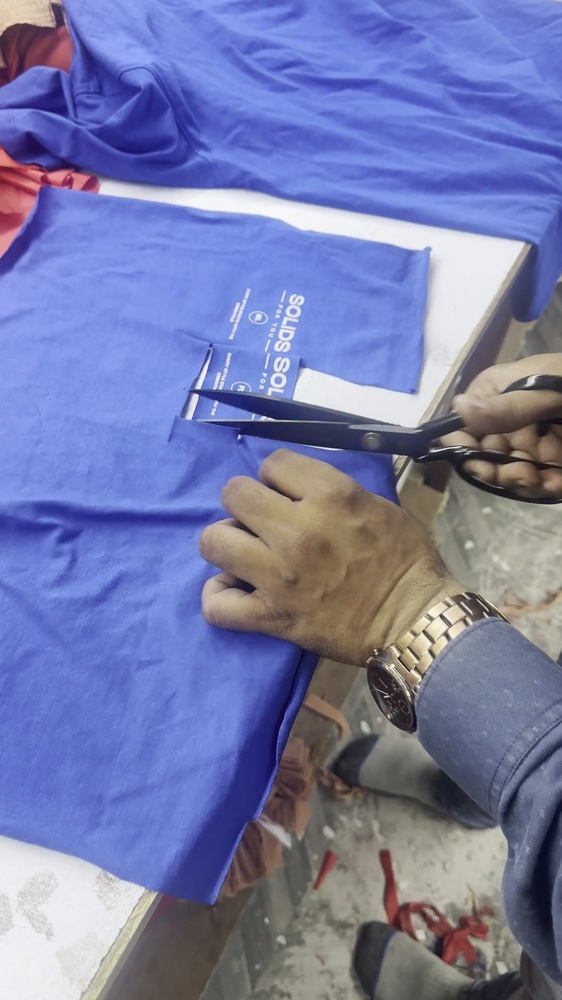
#> input picture amazon/brand-story-images/src/cutting-tee-frame.jpg, 562 x 1000 px, shrunk from 1080 x 1920 before the run
$ python cutout.py cutting-tee-frame.jpg tee-flatlay-upright.jpg 5
#> lines starting #> are read from the running program, lines starting #| are printed output that depends on the picture; after the words box and inside, x2 and y2 are one past the last pixel; in counts of white or black regions, pixels touching at a corner belong together
# Cut a product out of a white studio background: flood the white from the borders, soft edge, defringe.
import sys, numpy as np
from PIL import Image, ImageDraw, ImageFilter
src, out, tol = sys.argv[1], sys.argv[2], int(sys.argv[3])
im = Image.open(src).convert('RGB'); a = np.asarray(im).astype(np.float32)
#> further down, im is the input picture: PIL image 562x1000 RGB; mean R, G, B 117.8, 123.6, 169.4
mn = a.min(axis=2)
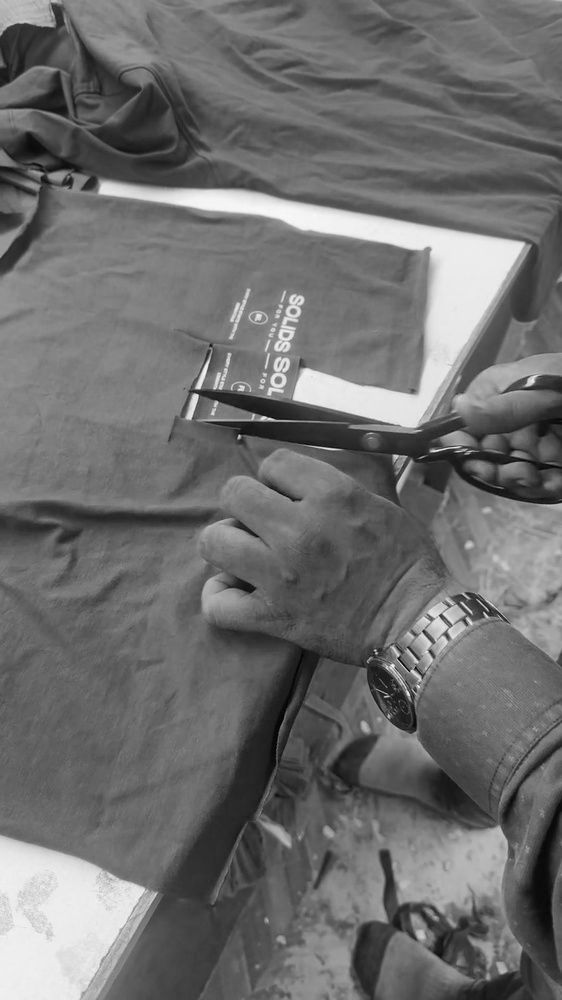
#> mn: shape (1000, 562) float32; min 0, max 252, mean 110.2
bgish = (mn >= 255 - tol).astype(np.uint8) * 255
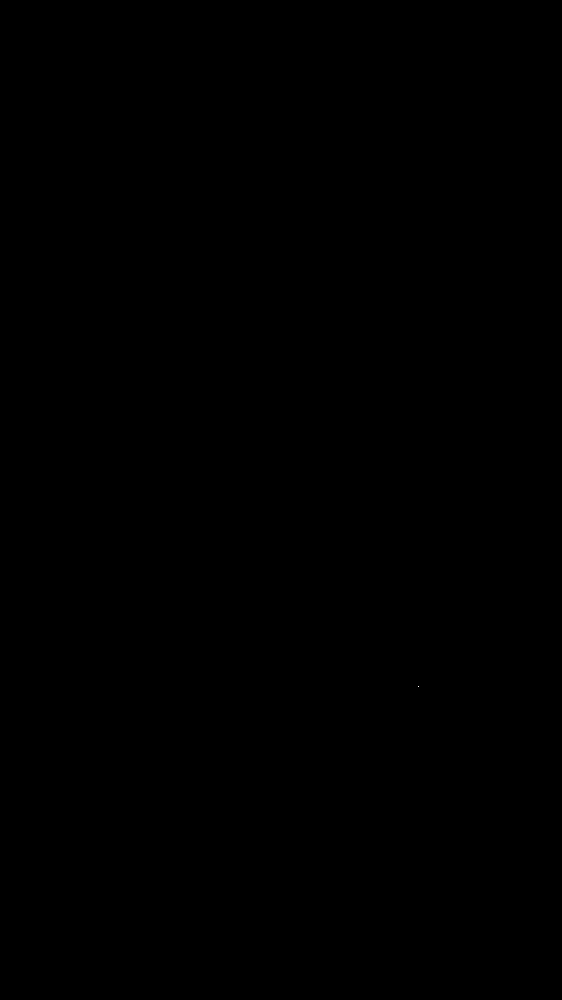
#> bgish: shape (1000, 562); 0% white in thin lines or dots, all inside (x1, y1, x2, y2) = (418, 686, 419, 687)
m = Image.fromarray(bgish, 'L').copy(); W, H = m.size
#> after `W, H = m.size`: W = 562; H = 1000
for x in range(0, W, 16):
    for y in (0, H - 1):
        if m.getpixel((x, y)) == 255: ImageDraw.floodfill(m, (x, y), 128)
for y in range(0, H, 16):
    for x in (0, W - 1):
        if m.getpixel((x, y)) == 255: ImageDraw.floodfill(m, (x, y), 128)
bg = (np.asarray(m) == 128)
#> bg: shape (1000, 562) bool; every value is 0
# grow the background by 1px into the antialiased rim, then feather
bgimg = Image.fromarray((bg * 255).astype(np.uint8)).filter(ImageFilter.MaxFilter(3))
alpha = 255 - np.asarray(bgimg.filter(ImageFilter.GaussianBlur(1.2))).astype(np.float32)
#> alpha: shape (1000, 562) float32; every value is 255
al = np.clip(alpha / 255, 0, 1)[..., None]
#> al: shape (1000, 562, 1) float32; every value is 1
# defringe: remove the white the rim was blended with
rgb = np.where(al > 0.02, (a - (1 - al) * 255) / np.maximum(al, 0.02), 0)
rgb = np.clip(rgb, 0, 255)
o = np.dstack([rgb, al[..., 0] * 255]).astype(np.uint8)
Image.fromarray(o, 'RGBA').crop(Image.fromarray(o[..., 3]).getbbox()).save(out)
print(out, 'bg share %.2f' % bg.mean())
#| tee-flatlay-upright.jpg bg share 0.00
